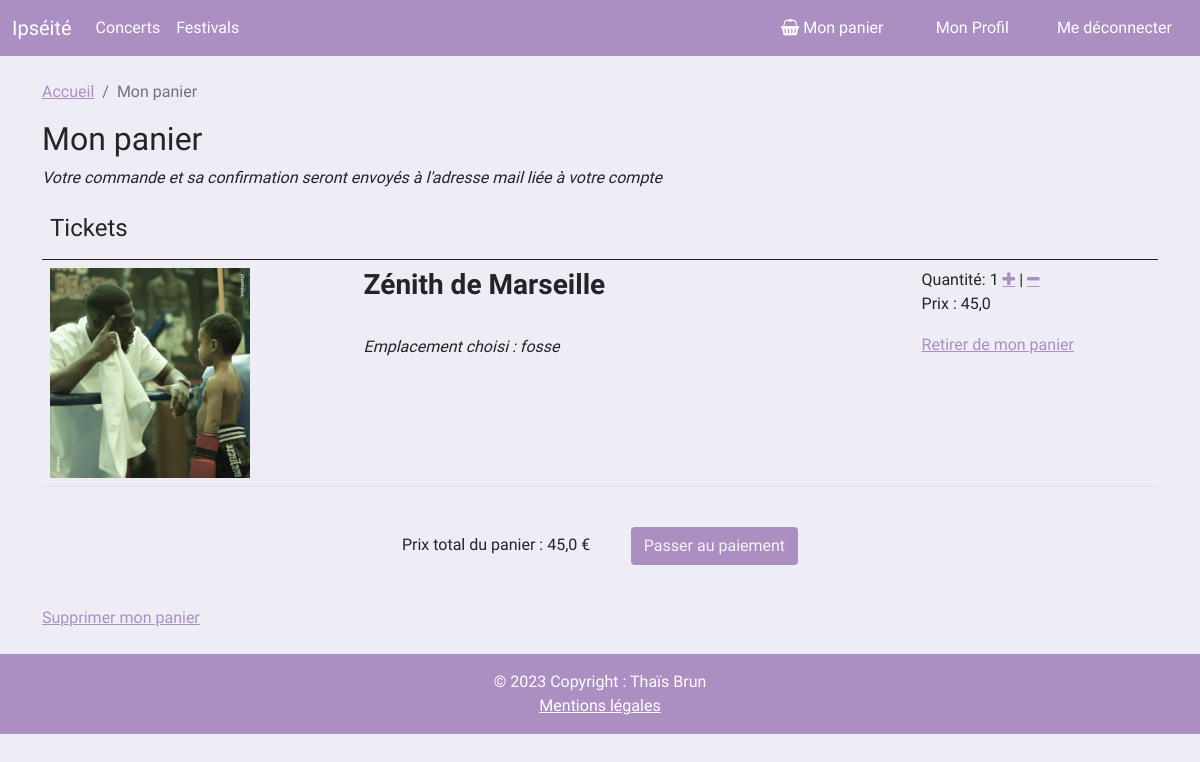
Screenshot of /cart/ (signed in) with the database file from the repository.
### ipseite/models.py (models this page shows, shortened)
class Order(models.Model):
    quantity = models.IntegerField(default=1)
    ordered = models.BooleanField(default=False)
    orderDate = models.DateField(default=timezone.now)
    activation = models.BinaryField()
    ticket = models.ForeignKey(Ticket, on_delete=models.CASCADE)
    user = models.ForeignKey(AUTH_USER_MODEL, on_delete=models.CASCADE)
    event = models.ForeignKey(Evenement, on_delete=models.CASCADE)
    def line_total(self):
        return self.quantity * self.ticket.price

class Evenement(models.Model):
    place = models.CharField(max_length=100)
    slug = models.SlugField(max_length=70)
    createDate = models.DateField(default=timezone.now)
    activation = models.BinaryField()
    image = models.ImageField(upload_to="imagesEv", blank=True, null=True)

class Ticket(models.Model):
    price = models.FloatField(default=0.0)
    emplacement = models.ForeignKey(Emplacement, on_delete=models.CASCADE)
    createDate = models.DateField(default=timezone.now)
    activation = models.BinaryField()
    event = models.ForeignKey(Evenement, on_delete=models.CASCADE)
    user = models.ForeignKey(AUTH_USER_MODEL, null=True, on_delete=models.CASCADE)

class Emplacement(models.Model):
    name = models.CharField(max_length=40)
    dateCreation = models.DateField(default=timezone.now)
    def __str__(self):
        return self.name

### ipseite/views.py (the view)
# urls.py: path('cart/', cart, name="cart"),
def cart(request):
    try:
        cart = Cart.objects.get(id=request.user.cart.id)
        total = sum(order.ticket.price * order.quantity for order in cart.orders.all())
    except Cart.DoesNotExist:
        return render(request,'home/cart.html')
    if request.user is not None:
        return render(request, 'home/cart.html', context={"orders": cart.orders.all(), "total": total})
    else:
        return render(request, 'accounts/login.html')

### ipseite/templates/home/cart.html
{% extends 'base.html' %}
{% block content %}
<div class="container">
    <br>
    <nav aria-label="breadcrumb">
  <ol class="breadcrumb">
    <li class="breadcrumb-item"><a href="{% url 'index' %}" style="color:#ab8ec2">Accueil</a></li>
    <li class="breadcrumb-item active" style="font-family: Questrial,serif">Mon panier</li>
  </ol>
</nav>
    <h2>Mon panier </h2>
    <table class="table">
  <thead>
    <tr>
      <th scope="col"><h4>Tickets</h4></th>
        <th></th>
        <th></th>
    </tr>
  </thead>
  <tbody>
    <tr>
        {% for order in orders %}
      <td><img src="{{ order.event.image.url }}" width="200" height="210"></td>
      <td class="col-6">
       <h3><b> {{ order.event.place }}</b></h3>
          <br>
          <i>Emplacement choisi : {{order.ticket.emplacement}}</i>
            </td>
      <td> <p>Quantité: {{order.quantity }} <a style="color:#ab8ec2" class="fa fa-plus" href="{% url 'add_orderFromCart' order.id %}"></a> | <a style="color:#ab8ec2" href="{% url 'delete_orderFromCart' order.id %}" class="fa fa-minus"></a><br>
          Prix : {{ order.line_total }}<br></p>
          <a style="color:#ab8ec2" href="{% url 'delete_orderFromCart' order.id %}"> Retirer de mon panier </a>
      </td>
    </tr>
    {% endfor %}
    <i><p>Votre commande et sa confirmation seront envoyés à l'adresse mail liée à votre compte </p></i>
  </tbody>
</table>
<br>
    <div class="text-center">
     <p>Prix total du panier : {{total}} € &emsp;&emsp;
         <a class="btn" id="paymentButton" style="background-color:#ab8ec2; color:whitesmoke"> Passer au paiement </a></p>
    <br>
    </div>
<a href="{% url 'delete_cart' %}" style="color:#ab8ec2"> Supprimer mon panier </a>
</div>
<br>
{% endblock %}

### static/css/style.css (style rules this page uses)
h1, h2, h3, p, h4, h5, a, li, i, footer, form, button, option, select { font-family: "Questrial", serif; }

### rows the page displays
Order: event.image (picture), event.place "Zénith de Marseille", ticket.emplacement "fosse", quantity "1", line_total "45,0"

### other values shown
{{ total }} "45,0"
